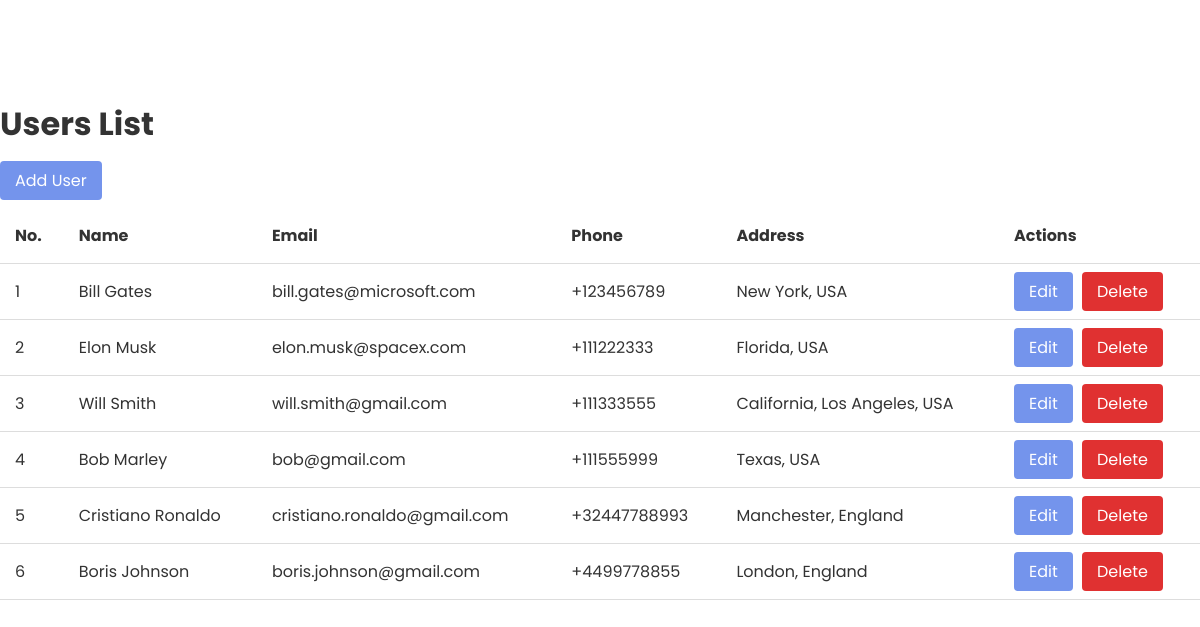
The page / on the database its author committed.
### tables this page shows
CREATE TABLE `users` (
  `id` int(11) NOT NULL,
  `name` varchar(100) NOT NULL,
  `email` varchar(100) NOT NULL,
  `phone` varchar(20) NOT NULL,
  `address` text NOT NULL
);

### index.php (the view, shortened to what this page needs)
<?php
include "config.php";
$query = mysqli_query($connection, "SELECT * FROM users");
?>
<!DOCTYPE html>
<html lang="en">
<head>
    <link rel="stylesheet" href="./styles.css">
</head>
<body>
    <div class="container">
        <h1>Users List</h1>
        <a href="add.php">Add User</a>
        <table>
            <tr>
                <th>No.</th>
                <th>Name</th>
                <th>Email</th>
                <th>Phone</th>
                <th>Address</th>
                <th>Actions</th>
            </tr>
            <?php
            $no = 1;
            while ($user = mysqli_fetch_assoc($query)) : ?>
                <tr>
                    <td><?= $no++ ?></td>
                    <td><?= $user['name'] ?></td>
                    <td><?= $user['email'] ?></td>
                    <td><?= $user['phone'] ?></td>
                    <td><?= $user['address'] ?></td>
                    <td>
                        <a href="edit.php?id=<?= $user['id'] ?>">Edit</a>
                        <a href="action.php?id=<?= $user['id'] ?>" class="btn-delete" onclick="return confirm('Are you sure you want to delete this user?')">Delete</a>
                    </td>
                </tr>
            <?php endwhile; ?>
        </table>
    </div>
</body>
</html>

### styles.css (style rules this page uses)
* { padding: 0; margin: 0; font-family: 'Poppins', sans-serif; box-sizing: border-box; }
body { color: #333; }
.container { width: 100%; max-width: 1200px; margin: 100px auto; }
h1 { margin-bottom: 20px; }
a { padding: 8px 15px; border-radius: 4px; text-decoration: none; color: #fff; background: #7494ec; }
table { width: 100%; border-collapse: collapse; margin-top: 15px; }
th, td { border-bottom: 1px solid #ddd; padding: 15px; }
th { text-align: left; }
.btn-delete { background: #e03131; margin-left: 5px; }

### rows shown on the page
users: name "Bill Gates", email "bill.gates@microsoft.com", phone "+123456789", address "New York, USA"
users: name "Elon Musk", email "elon.musk@spacex.com", phone "+111222333", address "Florida, USA"
users: name "Will Smith", email "will.smith@gmail.com", phone "+111333555", address "California, Los Angeles, USA"
users: name "Bob Marley", email "bob@gmail.com", phone "+111555999", address "Texas, USA"
users: name "Cristiano Ronaldo", email "cristiano.ronaldo@gmail.com", phone "+32447788993", address "Manchester, England"
users: name "Boris Johnson", email "boris.johnson@gmail.com", phone "+4499778855", address "London, England"
